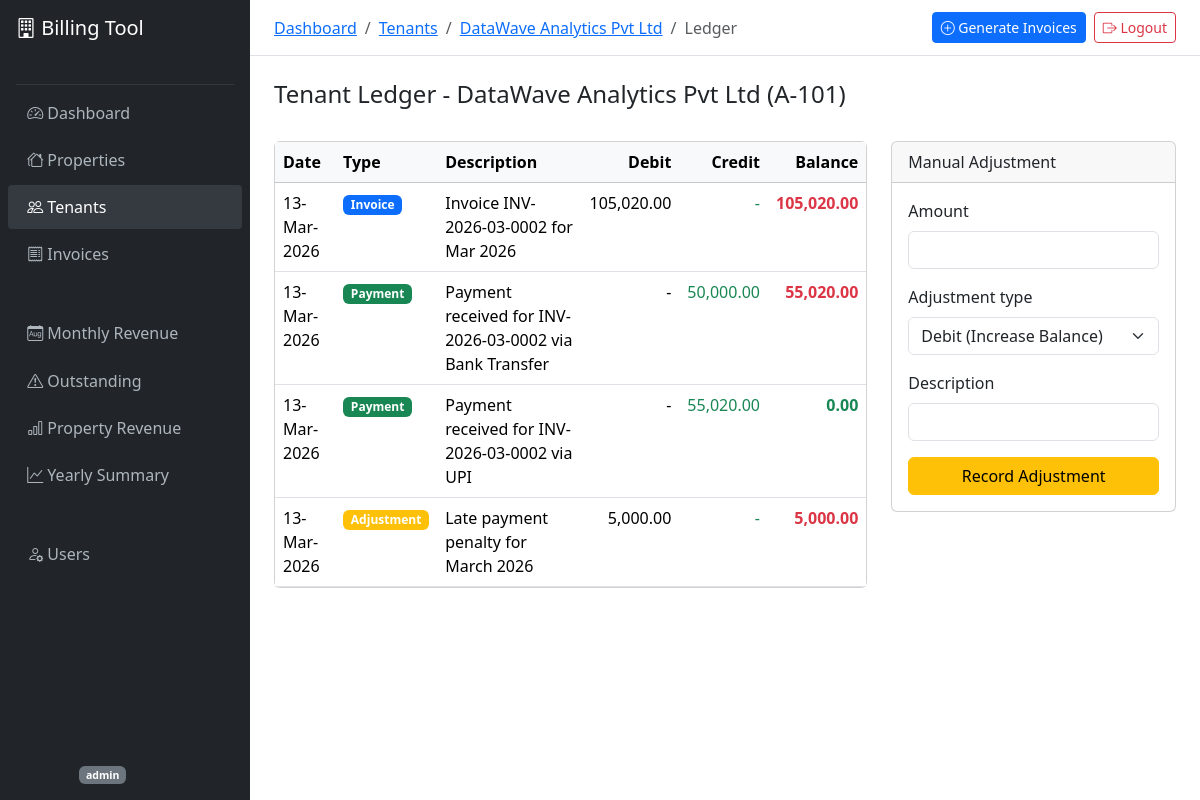
The app's page /invoices/ledger/3/ (signed in) with its own data.
### accounts/models.py (models this page shows, shortened)
class User(AbstractUser):
    class Role(models.TextChoices):
        ADMIN = 'admin', 'Admin'
        ACCOUNTANT = 'accountant', 'Accountant'
        VIEWER = 'viewer', 'Viewer'
    role = models.CharField(max_length=20, choices=Role.choices, default=Role.VIEWER)
    phone = models.CharField(max_length=15, blank=True)
    def is_accountant(self):
        return self.role in (self.Role.ADMIN, self.Role.ACCOUNTANT)

### properties/models.py (models this page shows, shortened)
class Tenant(models.Model):
    class BillingCycle(models.TextChoices):
        MONTHLY = 'monthly', 'Monthly'
        QUARTERLY = 'quarterly', 'Quarterly'
    building = models.ForeignKey(
        Property, on_delete=models.CASCADE, related_name='tenants'
    )
    name = models.CharField(max_length=200)
    company_name = models.CharField(max_length=200)
    unit_number = models.CharField(max_length=50)
    contact_email = models.EmailField()
    contact_phone = models.CharField(max_length=15)
    gst_number = models.CharField(max_length=20, blank=True)
    rent_amount = models.DecimalField(max_digits=12, decimal_places=2)
    maintenance_charges = models.DecimalField(max_digits=10, decimal_places=2, default=0)
    parking_charges = models.DecimalField(max_digits=10, decimal_places=2, default=0)
    electricity_charges = models.DecimalField(max_digits=10, decimal_places=2, default=0)
    other_charges = models.DecimalField(max_digits=10, decimal_places=2, default=0)
    other_charges_description = models.CharField(max_length=200, blank=True)
    gst_percentage = models.DecimalField(max_digits=5, decimal_places=2, default=18.00)
    billing_cycle = models.CharField(
        max_length=20, choices=BillingCycle.choices, default=BillingCycle.MONTHLY
    )
    payment_due_day = models.PositiveIntegerField(default=5)
    security_deposit = models.DecimalField(max_digits=12, decimal_places=2, default=0)
    lease_start_date = models.DateField()
    lease_end_date = models.DateField()
    is_active = models.BooleanField(default=True)
    notes = models.TextField(blank=True)
    created_at = models.DateTimeField(auto_now_add=True)
    updated_at = models.DateTimeField(auto_now=True)
    class Meta:
        ordering = ['building', 'unit_number']
        unique_together = ['building', 'unit_number']
        indexes = [
            models.Index(fields=['building', 'is_active']),
        ]

### invoices/models.py (models this page shows, shortened)
class TenantLedger(models.Model):
    class TransactionType(models.TextChoices):
        INVOICE = 'invoice', 'Invoice'
        PAYMENT = 'payment', 'Payment'
        ADJUSTMENT = 'adjustment', 'Adjustment'
    tenant = models.ForeignKey(Tenant, on_delete=models.CASCADE, related_name='ledger_entries')
    invoice = models.ForeignKey(Invoice, on_delete=models.SET_NULL, null=True, blank=True)
    payment = models.ForeignKey(Payment, on_delete=models.SET_NULL, null=True, blank=True)
    transaction_type = models.CharField(max_length=20, choices=TransactionType.choices)
    debit = models.DecimalField(max_digits=12, decimal_places=2, default=0)
    credit = models.DecimalField(max_digits=12, decimal_places=2, default=0)
    running_balance = models.DecimalField(max_digits=12, decimal_places=2)
    description = models.CharField(max_length=300)
    created_at = models.DateTimeField(auto_now_add=True)
    created_by = models.ForeignKey(
        settings.AUTH_USER_MODEL, on_delete=models.SET_NULL, null=True, blank=True
    )
    class Meta:
        ordering = ['created_at']
        indexes = [
            models.Index(fields=['tenant', 'created_at']),
            models.Index(fields=['transaction_type', 'created_at']),
        ]

### invoices/views.py (the view, shortened to what this page needs)
# urls.py: path('ledger/<int:tenant_pk>/', views.tenant_ledger_view, name='tenant_ledger'),
def tenant_ledger_view(request, tenant_pk):
    if not request.user.is_authenticated:
        return redirect('login')
    tenant = get_object_or_404(Tenant, pk=tenant_pk)
    entries = TenantLedger.objects.filter(tenant=tenant).order_by('created_at')
    adjustment_form = AdjustmentForm()
    return render(request, 'invoices/ledger.html', {
        'tenant': tenant,
        'entries': entries,
        'adjustment_form': adjustment_form,
    })

### invoices/forms.py
class AdjustmentForm(forms.Form):
    amount = forms.DecimalField(
        max_digits=12, decimal_places=2,
        widget=forms.NumberInput(attrs={'class': 'form-control', 'step': '0.01'}),
    )
    adjustment_type = forms.ChoiceField(
        choices=[('debit', 'Debit (Increase Balance)'), ('credit', 'Credit (Decrease Balance)')],
        widget=forms.Select(attrs={'class': 'form-select'}),
    )
    description = forms.CharField(
        max_length=300,
        widget=forms.TextInput(attrs={'class': 'form-control'}),
    )

### invoices/templates/invoices/ledger.html (shortened to what this page needs)
{% extends "base.html" %}
{% load humanize %}
{% block breadcrumb %}
<li class="breadcrumb-item"><a href="{% url 'dashboard' %}">Dashboard</a></li>
<li class="breadcrumb-item"><a href="{% url 'tenant_list' %}">Tenants</a></li>
<li class="breadcrumb-item"><a href="{% url 'tenant_detail' tenant.pk %}">{{ tenant.company_name }}</a></li>
<li class="breadcrumb-item active">Ledger</li>
{% endblock %}
{% block content %}
<div class="d-flex justify-content-between align-items-center mb-4">
    <h4>Tenant Ledger - {{ tenant.company_name }} ({{ tenant.unit_number }})</h4>
</div>
<div class="row">
    <div class="{% if user.role == 'admin' %}col-lg-8{% else %}col-lg-12{% endif %}">
        <div class="card">
            <div class="table-responsive">
                <table class="table table-hover mb-0">
                    <thead class="table-light">
                        <tr>
                            <th>Date</th>
                            <th>Type</th>
                            <th>Description</th>
                            <th class="text-end">Debit</th>
                            <th class="text-end">Credit</th>
                            <th class="text-end">Balance</th>
                        </tr>
                    </thead>
                    <tbody>
                        {% for entry in entries %}
                        <tr>
                            <td>{{ entry.created_at|date:"d-M-Y" }}</td>
                            <td>
                                <span class="badge bg-{% if entry.transaction_type == 'invoice' %}primary{% elif entry.transaction_type == 'payment' %}success{% else %}warning{% endif %}">
                                    {{ entry.get_transaction_type_display }}
                                </span>
                            </td>
                            <td>{{ entry.description }}</td>
                            <td class="text-end">{% if entry.debit %}{{ entry.debit|intcomma }}{% else %}-{% endif %}</td>
                            <td class="text-end text-success">{% if entry.credit %}{{ entry.credit|intcomma }}{% else %}-{% endif %}</td>
                            <td class="text-end {% if entry.running_balance > 0 %}text-danger{% else %}text-success{% endif %}">
                                <strong>{{ entry.running_balance|intcomma }}</strong>
                            </td>
                        </tr>
                        {% empty %}
                        <tr><td colspan="6" class="text-center text-muted py-4">No ledger entries yet.</td></tr>
                        {% endfor %}
                    </tbody>
                </table>
            </div>
        </div>
    </div>
    {% if user.role == 'admin' %}
    <div class="col-lg-4">
        <div class="card">
            <div class="card-header">Manual Adjustment</div>
            <div class="card-body">
                <form method="post">
                    {% for field in adjustment_form %}
                    <div class="mb-3">
                        <label class="form-label">{{ field.label }}</label>
                        {{ field }}
                    </div>
                    {% endfor %}
                    <button type="submit" class="btn btn-warning w-100">Record Adjustment</button>
                </form>
            </div>
        </div>
    </div>
    {% endif %}
</div>
{% endblock %}

### templates/base.html (shortened to what this page needs)
{% load humanize %}
<!DOCTYPE html>
<html lang="en">
<head>
    <link href="https://cdn.jsdelivr.net/npm/bootstrap@5.3.3/dist/css/bootstrap.min.css" rel="stylesheet">
    <link href="https://cdn.jsdelivr.net/npm/bootstrap-icons@1.11.3/font/bootstrap-icons.min.css" rel="stylesheet">
</head>
<body>
    <nav class="sidebar d-flex flex-column" id="sidebar">
        <div class="p-3 text-white">
            <h5 class="mb-0"><i class="bi bi-building"></i> Billing Tool</h5>
            <small class="text-muted">Property Management</small>
        </div>
        <hr class="text-secondary mx-3 my-1">
        <ul class="nav flex-column">
            <li class="nav-item">
                <a class="nav-link {% if request.resolver_match.url_name == 'dashboard' %}active{% endif %}" href="{% url 'dashboard' %}">
                    <i class="bi bi-speedometer2"></i> Dashboard
                </a>
            </li>
            <li class="nav-item">
                <a class="nav-link {% if 'property' in request.resolver_match.url_name %}active{% endif %}" href="{% url 'property_list' %}">
                    <i class="bi bi-houses"></i> Properties
                </a>
            </li>
            <li class="nav-item">
                <a class="nav-link {% if 'tenant' in request.resolver_match.url_name %}active{% endif %}" href="{% url 'tenant_list' %}">
                    <i class="bi bi-people"></i> Tenants
                </a>
            </li>
            <li class="nav-item">
                <a class="nav-link {% if 'invoice' in request.resolver_match.url_name %}active{% endif %}" href="{% url 'invoice_list' %}">
                    <i class="bi bi-receipt"></i> Invoices
                </a>
            </li>
            <li class="nav-item mt-2">
                <small class="text-muted px-3">REPORTS</small>
            </li>
            <li class="nav-item">
                <a class="nav-link" href="{% url 'report_monthly' %}">
                    <i class="bi bi-calendar-month"></i> Monthly Revenue
                </a>
            </li>
            <li class="nav-item">
                <a class="nav-link" href="{% url 'report_outstanding' %}">
                    <i class="bi bi-exclamation-triangle"></i> Outstanding
                </a>
            </li>
            <li class="nav-item">
                <a class="nav-link" href="{% url 'report_property' %}">
                    <i class="bi bi-bar-chart"></i> Property Revenue
                </a>
            </li>
            <li class="nav-item">
                <a class="nav-link" href="{% url 'report_yearly' %}">
                    <i class="bi bi-graph-up"></i> Yearly Summary
                </a>
            </li>
            {% if user.role == 'admin' %}
            <li class="nav-item mt-2">
                <small class="text-muted px-3">ADMIN</small>
            </li>
            <li class="nav-item">
                <a class="nav-link" href="{% url 'user_list' %}">
                    <i class="bi bi-person-gear"></i> Users
                </a>
            </li>
            {% endif %}
        </ul>
        <div class="mt-auto p-3">
            <div class="text-muted small">
                <i class="bi bi-person-circle"></i> {{ user.get_full_name|default:user.username }}
                <span class="badge bg-secondary">{{ user.role }}</span>
            </div>
        </div>
    </nav>
    <div class="main-content">
        <div class="top-navbar d-flex justify-content-between align-items-center">
            <nav aria-label="breadcrumb">
                <ol class="breadcrumb mb-0">
                    {% block breadcrumb %}{% endblock %}
                </ol>
            </nav>
            <div class="d-flex align-items-center gap-2">
                {% if user.is_accountant %}
                <a href="{% url 'generate_invoices' %}" class="btn btn-sm btn-primary">
                    <i class="bi bi-plus-circle"></i> Generate Invoices
                </a>
                {% endif %}
                <a href="{% url 'logout' %}" class="btn btn-sm btn-outline-danger">
                    <i class="bi bi-box-arrow-right"></i> Logout
                </a>
            </div>
        </div>
        <div class="p-4">
            {% block content %}{% endblock %}
        </div>
    </div>
</body>
</html>

### templates/base.html (style rules this page uses)
body { min-height: 100vh; }
.sidebar { width: 250px; min-height: 100vh; background: #212529; position: fixed; top: 0; left: 0; z-index: 100; transition: transform 0.3s; }
.sidebar .nav-link { color: #adb5bd; padding: 0.6rem 1.2rem; border-radius: 0.25rem; margin: 2px 8px; }
.sidebar .nav-link:hover, .sidebar .nav-link.active { color: #fff; background: #343a40; }
.sidebar .nav-link i { width: 24px; }
.main-content { margin-left: 250px; min-height: 100vh; }
.top-navbar { background: #fff; border-bottom: 1px solid #dee2e6; padding: 0.75rem 1.5rem; }

### records on screen
User: role "admin"
Tenant: company_name "DataWave Analytics Pvt Ltd", unit_number "A-101"
TenantLedger: created_at "13-Mar-2026", transaction_type "Invoice", description "Invoice INV-2026-03-0002 for Mar 2026", debit "105,020.00", running_balance "105,020.00"
TenantLedger: created_at "13-Mar-2026", transaction_type "Payment", description "Payment received for INV-2026-03-0002 via Bank Transfer", credit "50,000.00", running_balance "55,020.00"
TenantLedger: created_at "13-Mar-2026", transaction_type "Payment", description "Payment received for INV-2026-03-0002 via UPI", credit "55,020.00", running_balance "0.00"
TenantLedger: created_at "13-Mar-2026", transaction_type "Adjustment", description "Late payment penalty for March 2026", debit "5,000.00", running_balance "5,000.00"

### other values on screen
{{ field.label }} "Amount" "Adjustment type" "Description"
